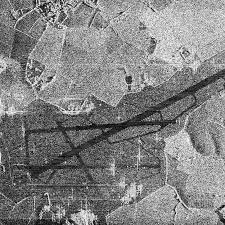
#> input picture hw3/sar_3.jpg, 225 x 225 px
$ jupyter execute Homework_3.ipynb   (older library calls are emulated)
#> lines starting #> are read from the running program, lines starting #| are printed output that depends on the picture; after the words box and inside, x2 and y2 are one past the last pixel; in counts of white or black regions, pixels touching at a corner belong together
[cell 1]
import numpy as np
import cv2
import matplotlib.pyplot as plt
import copy
import math

# 1. Для sar_3.jpg найти наиболее протяженный участок (выделить линии при помощи преобразования Хафа)

[cell 2]
image = cv2.imread('sar_3.jpg')
#> image is the input picture: shape (225, 225, 3); min 0, max 255, mean 130.6
image_gray = cv2.cvtColor(image, cv2.COLOR_BGR2GRAY)
plt.imshow(image)
plt.axis('off')

[cell 3]
bin_img = copy.deepcopy(image_gray)
threshold_value = 80
bin_img[image_gray < threshold_value] = 0
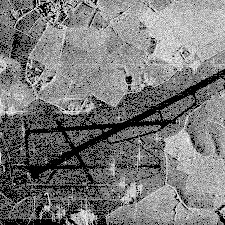
#> bin_img: shape (225, 225); min 0, max 255, mean 121.2
bin_img[image_gray >= threshold_value] = 255
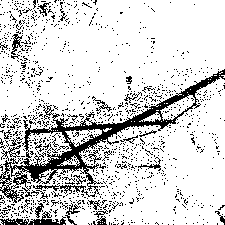
#> bin_img: shape (225, 225); 83.1% white; black in thin lines or dots

canny = cv2.Canny(bin_img, 0,250, apertureSize = 3)
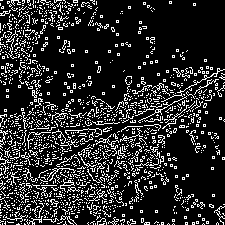
#> canny: shape (225, 225); 16.7% white in thin lines or dots
lines = cv2.HoughLines(canny, 1, np.pi / 180, 110)
#> lines = [[172, 1.08]]

if lines is not None:
    for i in range(0, len(lines)):
        rho = lines[i][0][0]
        theta = lines[i][0][1]
        a = math.cos(theta)
        b = math.sin(theta)
        x0 = a * rho
        y0 = b * rho
        pt1 = (int(x0 + 1000*(-b)), int(y0 + 1000*(a)))
        pt2 = (int(x0 - 1000*(-b)), int(y0 - 1000*(a)))
        cv2.line(image, pt1, pt2, (255, 0, 0), 2, cv2.LINE_AA)
#> this loop made 1 pass
#> (rho, theta, a, b, x0, y0, pt1, pt2) on pass 1: (172, 1.08, 0.469, 0.883, 80.75, 151.9, (-802, 621), (963, -317))
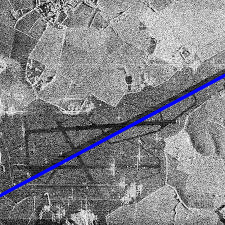
#> image: shape (225, 225, 3); 2.34% of pixels changed, all inside (x1, y1, x2, y2) = (0, 73, 225, 198)

plt.imshow(image)
plt.axis('off')

# 2. Для изображения sar_3.jpg провести исследование алгоритмов бинаризации, выделить участок дорожной полосы.

Точечная бинаризация

[cell 4]
bin_img = copy.deepcopy(image_gray)
T = 80
bin_img[image_gray < T] = 0
bin_img[image_gray >= T] = 255

plt.figure(figsize=(8, 4))
plt.subplot(1, 2, 1); plt.imshow(image_gray, cmap='gray'); plt.title('Исходное изображение'); plt.axis('off')
plt.subplot(1, 2, 2); plt.imshow(bin_img, cmap='gray'); plt.title('Точечная бинаризация'); plt.axis('off')
plt.show()

Бинаризация Отсу

[cell 5]
_,th2 = cv2.threshold(image_gray,0,255,cv2.THRESH_BINARY+cv2.THRESH_OTSU)
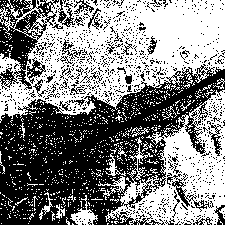
#> th2: shape (225, 225); 51.4% white; 1013 black regions (974 under 20 px), largest, box (x1, y1, x2, y2) and area: (0, 64, 225, 225) 17840, (0, 0, 59, 90) 2187, (167, 173, 214, 212) 328

plt.figure(figsize=(8, 4))
plt.subplot(1, 2, 1); plt.imshow(image_gray, cmap='gray'); plt.title('Исходное изображение'); plt.axis('off')
plt.subplot(1, 2, 2); plt.imshow(th2, cmap='gray'); plt.title('Бинаризация Отсу'); plt.axis('off')
plt.show()

Адаптивная бинаризация

[cell 6]
th3 = cv2.adaptiveThreshold(image_gray,255,cv2.ADAPTIVE_THRESH_GAUSSIAN_C,cv2.THRESH_BINARY,191,25)
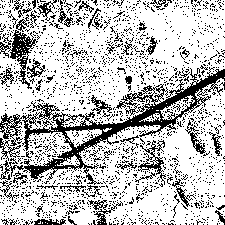
#> th3: shape (225, 225); 74.1% white; black in thin lines or dots

plt.figure(figsize=(8, 4))
plt.subplot(1, 2, 1); plt.imshow(image_gray, cmap='gray'); plt.title('Исходное изображение'); plt.axis('off')
plt.subplot(1, 2, 2); plt.imshow(th3, cmap='gray'); plt.title('Адаптивная бинаризация'); plt.axis('off')
plt.show()

Оператор Собеля

[cell 7]
scale = 0.5
delta = 0
ddepth = cv2.CV_16S
#> ddepth = 3
grad_x = cv2.Sobel(image_gray, ddepth, 1, 0, ksize=3, scale=scale, delta=delta, borderType=cv2.BORDER_DEFAULT)
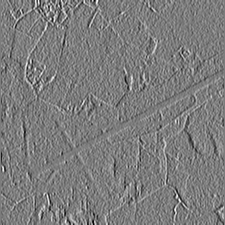
#> grad_x: shape (225, 225) int16; min -344, max 359, mean 0.6; drawn with min black and max white
grad_y = cv2.Sobel(image_gray, ddepth, 0, 1, ksize=3, scale=scale, delta=delta, borderType=cv2.BORDER_DEFAULT)
grad = cv2.addWeighted(grad_x, 0.5, grad_y, 0.5,0.0)
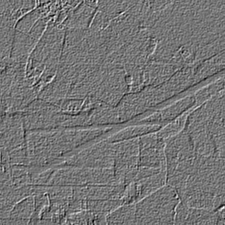
#> grad: shape (225, 225) int16; min -249, max 291, mean -0.1; drawn with min black and max white

plt.figure(figsize=(20, 5))
plt.subplot(1, 4, 1); plt.imshow(image_gray, cmap='gray'); plt.title('Исходное изображение'); plt.axis('off')
plt.subplot(1, 4, 2); plt.imshow((grad_x - grad_x.min())*255, cmap="gray"); plt.title('Нормализация по х')
plt.axis('off')
plt.subplot(1, 4, 3); plt.imshow((grad_y - grad_y.min())*255, cmap="gray"); plt.title('Нормализация по у')
plt.axis('off')
plt.subplot(1, 4, 4); plt.imshow((grad - grad.min())*255, cmap="gray"); plt.title('Оператор Собеля')
plt.axis('off')
plt.show()
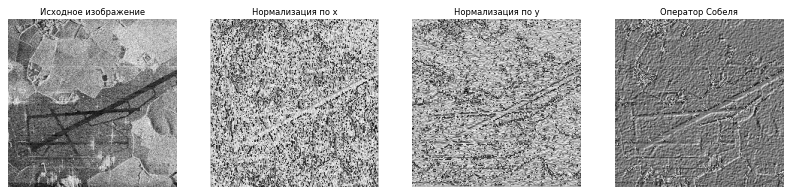
#> figure drawn by matplotlib, 4 panels

Canny

[cell 8]
edges = cv2.Canny(image_gray,150,300)
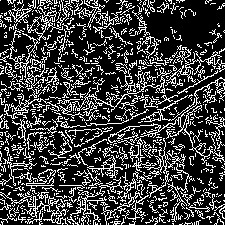
#> edges: shape (225, 225); 24.9% white in thin lines or dots

plt.figure(figsize=(8, 4))
plt.subplot(1, 2, 1); plt.imshow(image_gray, cmap='gray'); plt.title('Исходное изображение'); plt.axis('off')
plt.subplot(1, 2, 2); plt.imshow(edges, cmap='gray'); plt.title('Canny'); plt.axis('off')
plt.show()

$ run again, with hw3/sar_0.jpg copied over hw3/sar_3.jpg
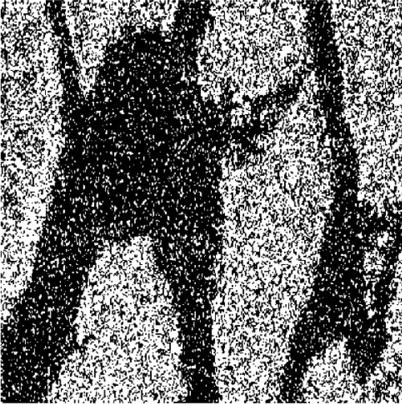
#> input picture hw3/sar_0.jpg, 402 x 404 px
#> image is the input picture: shape (404, 402, 3); min 0, max 255, mean 108.3
#> `bin_img[image_gray >= threshold_value] = 255`:
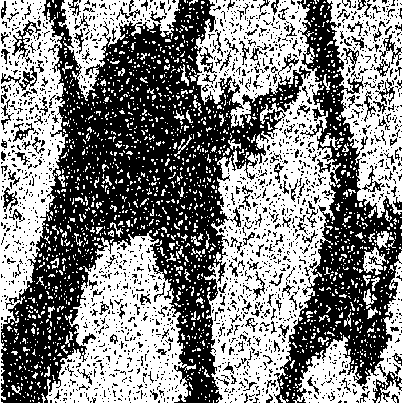
#> bin_img: shape (404, 402); 51.9% white; 2055 black regions (1862 under 20 px), largest, box (x1, y1, x2, y2) and area: (1, 0, 311, 403) 45612, (274, 0, 402, 403) 16249, (372, 364, 402, 403) 329
#> canny: shape (404, 402); 22.1% white in thin lines or dots
#> lines = 2833 rows, first 8: [284, 0.785], [296, 0.785], [-1, 2.36], [286, 0.785], [303, 0.785], [305, 0.785], [301, 0.785], [291, 0.785]
#> the loop `for i in range(0, len(lines)):` made 2833 passes
#> (rho, theta, a, x0, y0, pt1, pt2) on passes 1 to 3: (284, 0.785, 0.707, 200.8, 200.8, (-506, 907), (907, -506)), (296, 0.785, 0.707, 209.3, 209.3, (-497, 916), (916, -497)), (-1, 2.36, -0.707, 0.707, -0.707, (-706, -707), (707, 706))
#> th2: shape (404, 402); 42.8% white; 1833 white regions (1780 under 20 px), largest, box (x1, y1, x2, y2) and area: (0, 0, 402, 404) 42448, (327, 0, 402, 218) 7319, (195, 0, 310, 128) 6465
#> th3: shape (404, 402); 49.1% white; 1624 white regions (1447 under 20 px), largest, box (x1, y1, x2, y2) and area: (0, 0, 402, 404) 51091, (327, 0, 402, 218) 7802, (61, 0, 180, 101) 3855
#> ddepth = 3
#> `edges = cv2.Canny(image_gray,150,300)`:
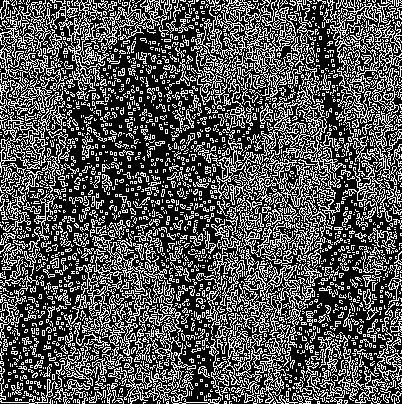
#> edges: shape (404, 402); 32.8% white in thin lines or dots

$ run again, with hw3/sar_2.jpg copied over hw3/sar_3.jpg
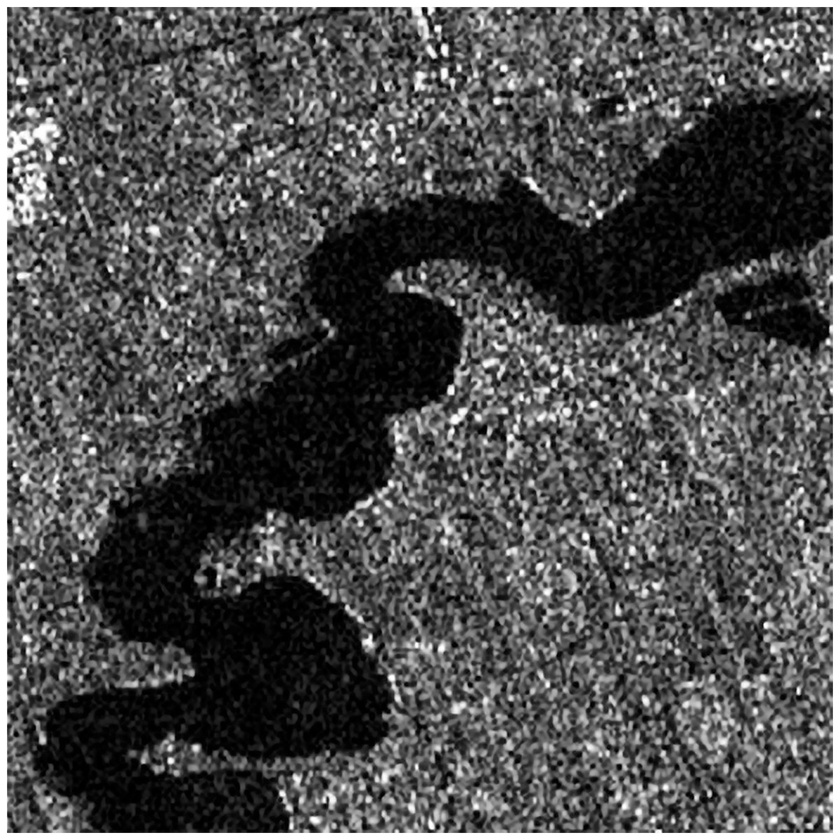
#> input picture hw3/sar_2.jpg, 840 x 840 px, shrunk from 1200 x 1199 before the run
#> image is the input picture: shape (840, 840, 3); min 0, max 255, mean 78.8
#> canny: shape (840, 840); 13% white in thin lines or dots
#> the loop `for i in range(0, len(lines)):` made 15670 passes
#> (rho, theta, a, b, x0, y0, pt1, pt2) on passes 1 to 3: (832, 1.57, -4.37e-08, 1, -3.64e-05, 832, (-1000, 831), (999, 832)), (832, 0, 1, 0, 832, 0, (832, 1000), (832, -1000)), (7, 0, 1, 0, 7, 0, (7, 1000), (7, -1000))
#> th2: shape (840, 840); 35.9% white; 1119 white regions (497 under 20 px), largest, box (x1, y1, x2, y2) and area: (0, 0, 840, 840) 160386, (191, 26, 330, 150) 5573, (131, 173, 252, 322) 4950
#> th3: shape (840, 840); 64.9% white; 1952 black regions (984 under 20 px), largest, box (x1, y1, x2, y2) and area: (7, 158, 833, 833) 57518, (485, 7, 833, 266) 20171, (7, 7, 425, 135) 18295
#> ddepth = 3
#> `edges = cv2.Canny(image_gray,150,300)`:
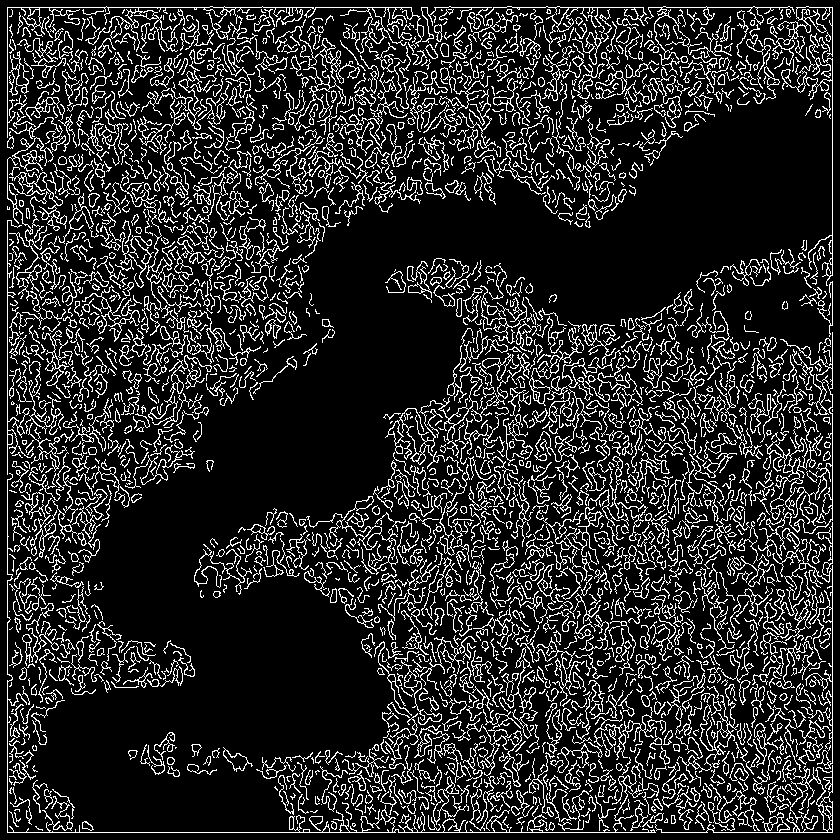
#> edges: shape (840, 840); 16% white in thin lines or dots
